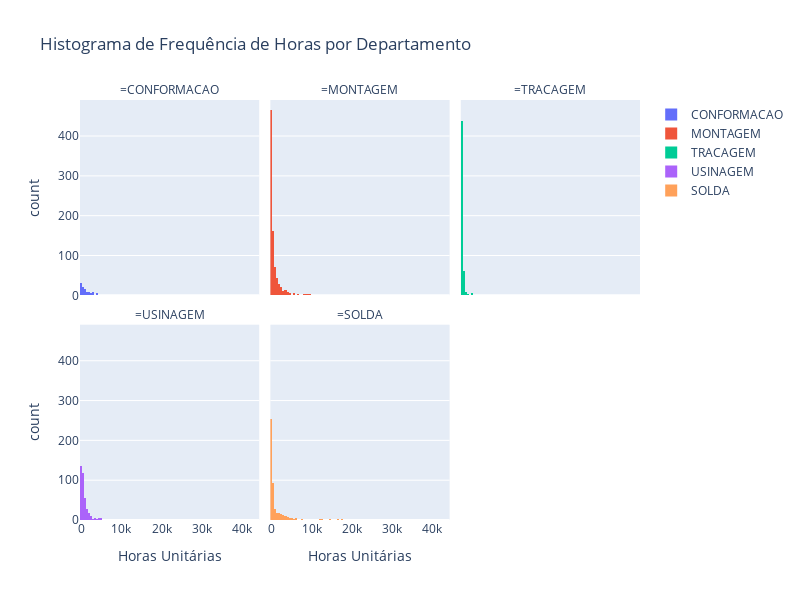

Source (notebook cell):
### Markdown cell above
#### Histograma Horas X Departamento
----

### Code cell
# Criando o histograma com facetas
fig = px.histogram(
    my_data,
    x="SomaDeHorasApontadasUnitario",  # Eixo x com os valores da coluna
    color="Andrea_DEPARTAMENTO.Descricao",  # Cor baseada no departamento
    facet_col="Andrea_DEPARTAMENTO.Descricao",  # Facetando os gráficos com base no departamento
    title="Histograma de Frequência de Horas por Departamento",  # Título do gráfico
    labels={"SomaDeHorasApontadasUnitario": "Horas Unitárias", "Andrea_DEPARTAMENTO.Descricao": ""},  # Rótulos personalizados
    facet_col_wrap=3,  # Ajustando o número de facetas por linha
)

# Ajustando o layout para uma escala mais horizontal
fig.update_layout(
    width=800,  # Largura do gráfico
    height=600,  # Altura do gráfico
    #xaxis_title="Horas Unitárias",  # Título do eixo X
    #yaxis_title="Frequência",  # Título do eixo Y
)

# Mostrando o gráfico
fig.show()

### Figure 1 — Plotly figure (JSON) as saved in the notebook; plotly's stock layout.template omitted (floating-point values rounded to 4 significant figures; data arrays with more than 128 entries replaced by an {"elided": "..."} marker saying what was removed)
{"data": [{"alignmentgroup": "True", "bingroup": "x", "hovertemplate": "=CONFORMACAO<br>Horas Unitárias=%{x}<br>count=%{y}<extra></extra>", "legendgroup": "CONFORMACAO", "marker": {"color": "#636efa", "pattern": {"shape": ""}}, "name": "CONFORMACAO", "offsetgroup": "CONFORMACAO", "orientation": "v", "showlegend": true, "type": "histogram", "x": [4030, 66, 2970, 13510.0, 48, 1775, 14, 41, 128, 17, 371, 33, 82, 96, 689, 16, 418, 52, 2929, 3970, 191, 4030, 66, 2970, 328, 1055, 1660, 15920, 7075, 5942, 1009, 1904, 6756.0, 2099, 557, 259, 1093, 985, 5035, 19, 9355, 15, 15080, 1765, 2494, 501, 2801, 2509, 1030, 1440, 203, 1092, 263, 520, 520, 9408, 2645, 14550.0, 2170.0, 37, 4, 842, 1599, 50, 416, 1200, 868, 5030, 2822.0, 14676, 6007, 1233, 2995, 11034, 4129, 1739, 4038, 1596, 2058, 799.2, 2866, 3307, 1198, 30, 51, 30, 37, 88, 50, 60, 80, 150, 440, 456, 490, 553, 130, 170, 195, 574, 612, 758, 760, 650, 1368, 1460, 300, 395, 1815, 1918, 3015, 1236, 1350, 2655, 4420, 3212, 12388, 2279, 10165, 25853], "xaxis": "x4", "yaxis": "y4"}, {"alignmentgroup": "True", "bingroup": "x", "hovertemplate": "=MONTAGEM<br>Horas Unitárias=%{x}<br>count=%{y}<extra></extra>", "legendgroup": "MONTAGEM", "marker": {"color": "#EF553B", "pattern": {"shape": ""}}, "name": "MONTAGEM", "offsetgroup": "MONTAGEM", "orientation": "v", "showlegend": true, "type": "histogram", "x": {"elided": "870 float values"}, "xaxis": "x5", "yaxis": "y5"}, {"alignmentgroup": "True", "bingroup": "x", "hovertemplate": "=TRACAGEM<br>Horas Unitárias=%{x}<br>count=%{y}<extra></extra>", "legendgroup": "TRACAGEM", "marker": {"color": "#00cc96", "pattern": {"shape": ""}}, "name": "TRACAGEM", "offsetgroup": "TRACAGEM", "orientation": "v", "showlegend": true, "type": "histogram", "x": {"elided": "541 float values"}, "xaxis": "x6", "yaxis": "y6"}, {"alignmentgroup": "True", "bingroup": "x", "hovertemplate": "=USINAGEM<br>Horas Unitárias=%{x}<br>count=%{y}<extra></extra>", "legendgroup": "USINAGEM", "marker": {"color": "#ab63fa", "pattern": {"shape": ""}}, "name": "USINAGEM", "offsetgroup": "USINAGEM", "orientation": "v", "showlegend": true, "type": "histogram", "x": {"elided": "393 float values"}, "xaxis": "x", "yaxis": "y"}, {"alignmentgroup": "True", "bingroup": "x", "hovertemplate": "=SOLDA<br>Horas Unitárias=%{x}<br>count=%{y}<extra></extra>", "legendgroup": "SOLDA", "marker": {"color": "#FFA15A", "pattern": {"shape": ""}}, "name": "SOLDA", "offsetgroup": "SOLDA", "orientation": "v", "showlegend": true, "type": "histogram", "x": {"elided": "504 float values"}, "xaxis": "x2", "yaxis": "y2"}], "layout": {"annotations": [{"font": {}, "showarrow": false, "text": "=USINAGEM", "x": 0.16, "xanchor": "center", "xref": "paper", "y": 0.465, "yanchor": "bottom", "yref": "paper"}, {"font": {}, "showarrow": false, "text": "=SOLDA", "x": 0.5, "xanchor": "center", "xref": "paper", "y": 0.465, "yanchor": "bottom", "yref": "paper"}, {"font": {}, "showarrow": false, "text": "=CONFORMACAO", "x": 0.16, "xanchor": "center", "xref": "paper", "y": 1.0, "yanchor": "bottom", "yref": "paper"}, {"font": {}, "showarrow": false, "text": "=MONTAGEM", "x": 0.5, "xanchor": "center", "xref": "paper", "y": 1.0, "yanchor": "bottom", "yref": "paper"}, {"font": {}, "showarrow": false, "text": "=TRACAGEM", "x": 0.84, "xanchor": "center", "xref": "paper", "y": 1.0, "yanchor": "bottom", "yref": "paper"}], "barmode": "relative", "height": 600, "legend": {"title": {"text": ""}, "tracegroupgap": 0}, "title": {"text": "Histograma de Frequência de Horas por Departamento"}, "width": 800, "xaxis": {"anchor": "y", "domain": [0, 0.32], "title": {"text": "Horas Unitárias"}}, "xaxis2": {"anchor": "y2", "domain": [0.34, 0.66], "matches": "x", "title": {"text": "Horas Unitárias"}}, "xaxis3": {"anchor": "y3", "domain": [0.68, 1.0], "matches": "x", "title": {"text": "Horas Unitárias"}}, "xaxis4": {"anchor": "y4", "domain": [0, 0.32], "matches": "x", "showticklabels": false}, "xaxis5": {"anchor": "y5", "domain": [0.34, 0.66], "matches": "x", "showticklabels": false}, "xaxis6": {"anchor": "y6", "domain": [0.68, 1.0], "matches": "x", "showticklabels": false}, "yaxis": {"anchor": "x", "domain": [0, 0.465], "title": {"text": "count"}}, "yaxis2": {"anchor": "x2", "domain": [0, 0.465], "matches": "y", "showticklabels": false}, "yaxis3": {"anchor": "x3", "domain": [0, 0.465], "matches": "y", "showticklabels": false}, "yaxis4": {"anchor": "x4", "domain": [0.535, 1.0], "matches": "y", "title": {"text": "count"}}, "yaxis5": {"anchor": "x5", "domain": [0.535, 1.0], "matches": "y", "showticklabels": false}, "yaxis6": {"anchor": "x6", "domain": [0.535, 1.0], "matches": "y", "showticklabels": false}}}
